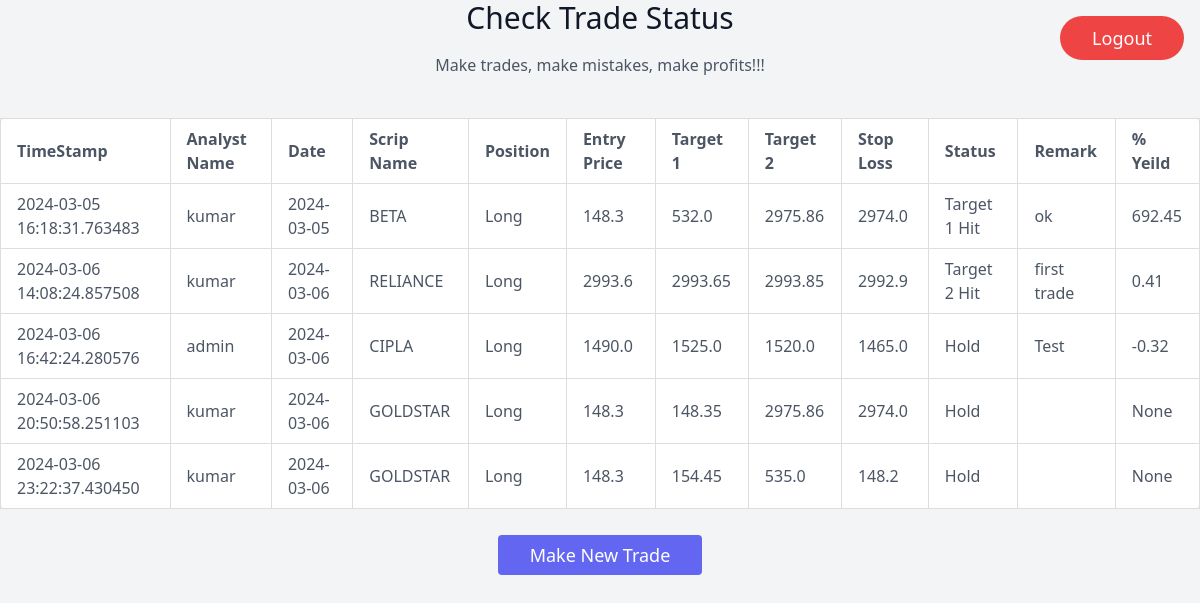
The page /trades (signed in) on the database its author committed.
### models/models.py (models this page shows, shortened)
class CallBook(db.Model):
    __tablename__ = 'CallBook'
    id = db.Column(db.Integer, primary_key=True)
    TimeStamp = db.Column(db.TIMESTAMP, nullable=False)
    AnalystName = db.Column(db.String(50), nullable=False)
    Date = db.Column(db.Date, nullable=False)
    ScripName = db.Column(db.String(50), nullable=False)
    Position = db.Column(db.String(10), nullable=False)
    EntryPrice = db.Column(db.Float, nullable=False)
    Target1 = db.Column(db.Float, nullable=False)
    Target2 = db.Column(db.Float, nullable=False)
    StopLoss = db.Column(db.Float, nullable=False)
    Status = db.Column(db.String(50), nullable=False)
    GainLoss = db.Column(db.Float, nullable=True)
    Remark = db.Column(db.String(255), nullable=True)
    scrip_Code = db.Column(db.Integer, nullable=False)
    user_id = db.Column(db.Integer, db.ForeignKey('user.id'), nullable=False)
    user = db.relationship('User', backref='trades', lazy=True)

### app.py (the view)
@app.route('/trades')
def trades():
    user_id = session.get('user_id')
    if user_id is None:
        return redirect(url_for('login'))
    user = User.query.filter_by(id=user_id).first()
    decrypt_data_username = decrypt_data(user.username)
    accesstoken_current = get_valid_access_token()
    if decrypt_data_username == 'admin':
        user_trades = CallBook.query.all()
        if accesstoken_current is None:
            api_key = os.getenv("ESPRESSO_API_KEY")
            secret_key = os.getenv("ESPRESSO_SECRET_API_KEY")
            request_token = request.args.get('request_token')
            espressoApi = EspressoConnect(api_key)
            sessionEspresso = espressoApi.generate_session(request_token, secret_key)
            access_token = espressoApi.get_access_token(api_key, sessionEspresso)
            access_token = json.loads(access_token)
            token = access_token["data"]["token"]
            access_token_entry = AccessToken(accesstoken=token, TimeStamp=datetime.now())
            db.session.add(access_token_entry)
            db.session.commit()
            return render_template('trades.html',user_trades=user_trades)
        else:
            return render_template('trades.html',user_trades=user_trades)
    else:
        user_trades = CallBook.query.filter_by(user_id=user_id).all()
    return render_template('trades.html', user_trades=user_trades)

### app.py (called while the page is built)
def get_valid_access_token():
    with app.app_context():
        access_token_entry = AccessToken.query.order_by(AccessToken.TimeStamp.desc()).first()
        if access_token_entry:
            token_expiry = access_token_entry.TimeStamp + timedelta(hours=24)
            if datetime.now() < token_expiry:
                return access_token_entry.accesstoken
        return None

### encrypt.py (called while the page is built)
    def decrypt_data(encrypted_data):
        decrypted_data = cipher_suite.decrypt(encrypted_data).decode()
        return decrypted_data

### templates/trades.html (shortened to what this page needs)
<!DOCTYPE html>
<html lang="en">
<head>
    <link rel="stylesheet" href="{{ url_for('static', filename='css/trades.css') }}">
    <link href="https://unpkg.com/tailwindcss@^2.0/dist/tailwind.min.css" rel="stylesheet">
</head>
<body class="bg-gray-100">
    <section class="text-gray-600 body-font">
        <div class="text-center mb-10 px-4 md:px-0">
            <h1 class="sm:text-3xl text-2xl font-medium text-center title-font text-gray-900 mb-4">Check Trade Status</h1>
            <p class="text-base leading-relaxed xl:w-2/4 lg:w-3/4 mx-auto">Make trades, make mistakes, make profits!!!</p>
        </div>
        <div class="overflow-x-auto">
            <table class="w-full table-auto bg-white rounded-lg">
                <thead>
                    <tr>
                        <th class="px-4 py-2">TimeStamp</th>
                        <th class="px-4 py-2">Analyst Name</th>
                        <th class="px-4 py-2">Date</th>
                        <th class="px-4 py-2">Scrip Name</th>
                        <th class="px-4 py-2">Position</th>
                        <th class="px-4 py-2">Entry Price</th>
                        <th class="px-4 py-2">Target 1</th>
                        <th class="px-4 py-2">Target 2</th>
                        <th class="px-4 py-2">Stop Loss</th>
                        <th class="px-4 py-2">Status</th>
                        <th class="px-4 py-2">Remark</th>
                        <th class="px-4 py-2">% Yeild</th>
                    </tr>
                </thead>
                <tbody>
                    {% for trade in user_trades %}
                        <tr>
                            <td class="border px-4 py-2">{{ trade.TimeStamp }}</td>
                            <td class="border px-4 py-2">{{ trade.AnalystName }}</td>
                            <td class="border px-4 py-2">{{ trade.Date }}</td>
                            <td class="border px-4 py-2">{{ trade.ScripName }}</td>
                            <td class="border px-4 py-2">{{ trade.Position }}</td>
                            <td class="border px-4 py-2">{{ trade.EntryPrice }}</td>
                            <td class="border px-4 py-2">{{ trade.Target1 }}</td>
                            <td class="border px-4 py-2">{{ trade.Target2 }}</td>
                            <td class="border px-4 py-2">{{ trade.StopLoss }}</td>
                            <td class="border px-4 py-2">{{trade.Status}}</td>
                            <td class="border px-4 py-2">{{ trade.Remark }}</td>
                            <td class="border px-4 py-2">{{trade.GainLoss}}</td>
                        </tr>
                    {% endfor %}
                </tbody>
            </table>
        </div>
        <div class="text-center mt-8">
            <a href="{{ url_for('callbook') }}" class="text-white bg-indigo-500 border-0 py-2 px-8 focus:outline-none hover:bg-indigo-600 rounded text-lg">Make New Trade</a>
        </div>
        <div class="text-center mt-8">
            <a href="{{ url_for('logout') }}" class="text-white bg-red-500 border-0 py-2 px-8 focus:outline-none hover:bg-red-600 rounded-full lg:fixed lg:top-0 lg:right-0 lg:mr-4 lg:mt-4 text-lg">
                Logout
            </a>
        </div>
    </section>
</body>
</html>

### static/css/trades.css (style rules this page uses)
table { width: 100%; border-collapse: collapse; }
th, td { border: 1px solid #ddd; padding: 8px; text-align: left; }

### rows shown on the page
CallBook: TimeStamp "2024-03-05 16:18:31.763483", AnalystName "kumar", Date "2024-03-05", ScripName "BETA", Position "Long", EntryPrice "148.3", Target1 "532.0", Target2 "2975.86", StopLoss "2974.0", Status "Target 1 Hit", Remark "ok", GainLoss "692.45"
CallBook: TimeStamp "2024-03-06 14:08:24.857508", AnalystName "kumar", Date "2024-03-06", ScripName "RELIANCE", Position "Long", EntryPrice "2993.6", Target1 "2993.65", Target2 "2993.85", StopLoss "2992.9", Status "Target 2 Hit", Remark "first trade", GainLoss "0.41"
CallBook: TimeStamp "2024-03-06 16:42:24.280576", AnalystName "admin", Date "2024-03-06", ScripName "CIPLA", Position "Long", EntryPrice "1490.0", Target1 "1525.0", Target2 "1520.0", StopLoss "1465.0", Status "Hold", Remark "Test", GainLoss "-0.32"
CallBook: TimeStamp "2024-03-06 20:50:58.251103", AnalystName "kumar", Date "2024-03-06", ScripName "GOLDSTAR", Position "Long", EntryPrice "148.3", Target1 "148.35", Target2 "2975.86", StopLoss "2974.0", Status "Hold", GainLoss "None"
CallBook: TimeStamp "2024-03-06 23:22:37.430450", AnalystName "kumar", Date "2024-03-06", ScripName "GOLDSTAR", Position "Long", EntryPrice "148.3", Target1 "154.45", Target2 "535.0", StopLoss "148.2", Status "Hold", GainLoss "None"
